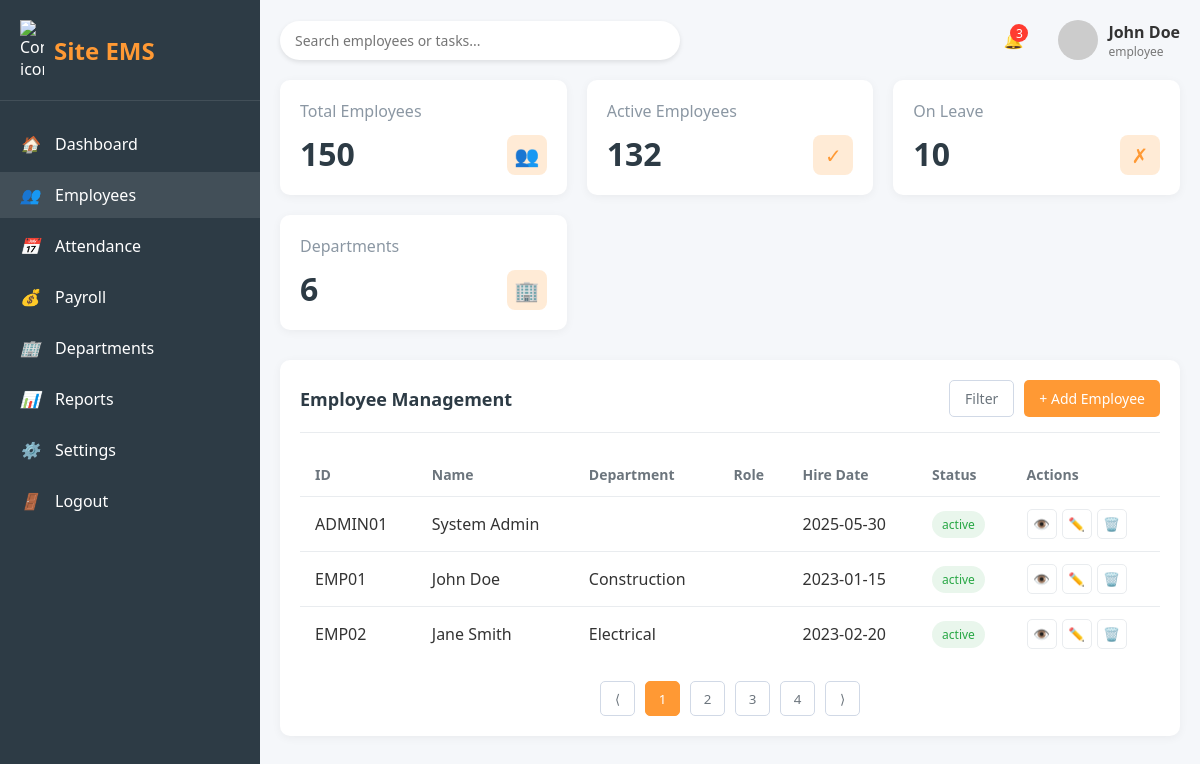
Screenshot of /Employee.php (signed in) with the database file from the repository.
### tables this page shows
CREATE TABLE `employees` (
  `employee_id` varchar(10) NOT NULL,
  `first_name` varchar(50) NOT NULL,
  `last_name` varchar(50) NOT NULL,
  `email` varchar(100) NOT NULL UNIQUE,
  `phone` varchar(20) DEFAULT NULL,
  `department` varchar(50) DEFAULT NULL,
  `job_role` varchar(50) DEFAULT NULL,
  `hire_date` date DEFAULT NULL,
  `salary` decimal(10,2) DEFAULT NULL,
  `address` text DEFAULT NULL,
  `password_hash` varchar(255) NOT NULL,
  `status` enum('active','onLeave','inactive') DEFAULT 'active',
  `system_role` enum('admin','manager','employee') DEFAULT 'employee',
  PRIMARY KEY (`employee_id`)
);

### employee_list.php (the view, shortened to what this page needs)
<?php
$conn = new mysqli("localhost", "root", "", "ems");
$sql = "SELECT * FROM employees";
$result = $conn->query($sql);
if ($result->num_rows > 0) {
    while($row = $result->fetch_assoc()) {
        echo "<tr>
            <td>{$row['employee_id']}</td>
            <td>{$row['first_name']} {$row['last_name']}</td>
            <td>{$row['department']}</td>
            <td>{$row['role']}</td>
            <td>{$row['hire_date']}</td>
            <td><span class='status status-{$row['status']}'>{$row['status']}</span></td>
            <td>
                <div class='table-actions'>
                    <button class='action-btn view-btn'>👁️</button>
                    <button class='action-btn edit-btn'>✏️</button>
                    <button class='action-btn delete-btn'>🗑️</button>
                </div>
            </td>
        </tr>";
    }
} else {
    echo "<tr><td colspan='7'>No employees found</td></tr>";
}
?>

### Employee.php (style rules this page uses)
* { margin: 0; padding: 0; box-sizing: border-box; font-family: 'Segoe UI', Tahoma, Geneva, Verdana, sans-serif; }
body { background-color: #f5f7fa; color: #333; display: flex; min-height: 100vh; }
th, td { padding: 12px 15px; text-align: left; border-bottom: 1px solid #e9ecef; }
tr:last-child td { border-bottom: none; }
.status { padding: 5px 10px; border-radius: 20px; font-size: 12px; font-weight: 500; display: inline-block; }
.status-active { background-color: rgba(40, 167, 69, 0.1); color: #28a745; }
.table-actions { display: flex; gap: 5px; }
.action-btn { width: 30px; height: 30px; display: flex; align-items: center; justify-content: center; border-radius: 5px; border: 1px solid #e9ecef; background-color: transparent; color: #6c757d; cursor: pointer; transition: all 0.3s; }

### rows the page displays
employees: employee_id "ADMIN01", first_name "System", last_name "Admin", hire_date "2025-05-30", status "active"
employees: employee_id "EMP01", first_name "John", last_name "Doe", department "Construction", hire_date "2023-01-15", status "active"
employees: employee_id "EMP02", first_name "Jane", last_name "Smith", department "Electrical", hire_date "2023-02-20", status "active"

### other values shown
$user_name "John Doe"
$user_role "employee"
